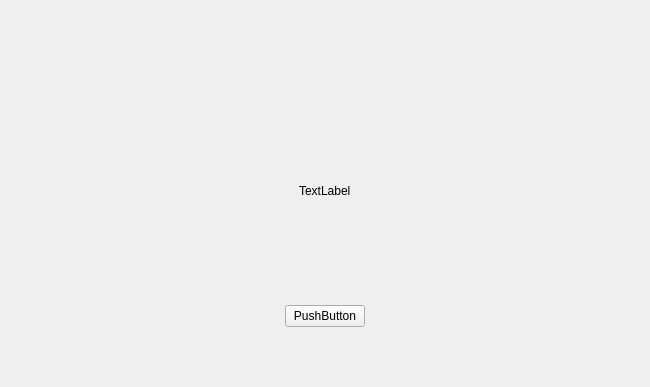
<?xml version="1.0" encoding="UTF-8"?>
<ui version="4.0">
 <class>NotifyWindow</class>
 <widget class="QMainWindow" name="NotifyWindow">
  <property name="geometry">
   <rect>
    <x>0</x>
    <y>0</y>
    <width>650</width>
    <height>387</height>
   </rect>
  </property>
  <property name="minimumSize">
   <size>
    <width>0</width>
    <height>0</height>
   </size>
  </property>
  <property name="maximumSize">
   <size>
    <width>2560</width>
    <height>1600</height>
   </size>
  </property>
  <property name="windowTitle">
   <string>NotifyWindow</string>
  </property>
  <widget class="QWidget" name="centralWidget">
   <layout class="QGridLayout" name="gridLayout_3">
    <item row="0" column="4">
     <spacer name="verticalSpacer_7">
      <property name="orientation">
       <enum>Qt::Vertical</enum>
      </property>
      <property name="sizeHint" stdset="0">
       <size>
        <width>20</width>
        <height>100</height>
       </size>
      </property>
     </spacer>
    </item>
    <item row="3" column="1">
     <layout class="QGridLayout" name="gridLayout">
      <item row="0" column="1">
       <spacer name="verticalSpacer">
        <property name="orientation">
         <enum>Qt::Vertical</enum>
        </property>
        <property name="sizeHint" stdset="0">
         <size>
          <width>20</width>
          <height>40</height>
         </size>
        </property>
       </spacer>
      </item>
      <item row="1" column="0">
       <spacer name="horizontalSpacer_3">
        <property name="orientation">
         <enum>Qt::Horizontal</enum>
        </property>
        <property name="sizeHint" stdset="0">
         <size>
          <width>40</width>
          <height>20</height>
         </size>
        </property>
       </spacer>
      </item>
      <item row="1" column="1">
       <widget class="QPushButton" name="pushButton">
        <property name="text">
         <string>PushButton</string>
        </property>
       </widget>
      </item>
      <item row="1" column="2">
       <spacer name="horizontalSpacer_4">
        <property name="orientation">
         <enum>Qt::Horizontal</enum>
        </property>
        <property name="sizeHint" stdset="0">
         <size>
          <width>40</width>
          <height>20</height>
         </size>
        </property>
       </spacer>
      </item>
      <item row="2" column="1">
       <spacer name="verticalSpacer_3">
        <property name="orientation">
         <enum>Qt::Vertical</enum>
        </property>
        <property name="sizeHint" stdset="0">
         <size>
          <width>18</width>
          <height>28</height>
         </size>
        </property>
       </spacer>
      </item>
     </layout>
    </item>
    <item row="2" column="4">
     <spacer name="horizontalSpacer_6">
      <property name="orientation">
       <enum>Qt::Horizontal</enum>
      </property>
      <property name="sizeHint" stdset="0">
       <size>
        <width>114</width>
        <height>20</height>
       </size>
      </property>
     </spacer>
    </item>
    <item row="0" column="0">
     <spacer name="verticalSpacer_6">
      <property name="orientation">
       <enum>Qt::Vertical</enum>
      </property>
      <property name="sizeHint" stdset="0">
       <size>
        <width>20</width>
        <height>100</height>
       </size>
      </property>
     </spacer>
    </item>
    <item row="0" column="1">
     <spacer name="verticalSpacer_5">
      <property name="orientation">
       <enum>Qt::Vertical</enum>
      </property>
      <property name="sizeHint" stdset="0">
       <size>
        <width>20</width>
        <height>100</height>
       </size>
      </property>
     </spacer>
    </item>
    <item row="3" column="4">
     <spacer name="horizontalSpacer_8">
      <property name="orientation">
       <enum>Qt::Horizontal</enum>
      </property>
      <property name="sizeHint" stdset="0">
       <size>
        <width>195</width>
        <height>20</height>
       </size>
      </property>
     </spacer>
    </item>
    <item row="2" column="0">
     <spacer name="horizontalSpacer_5">
      <property name="orientation">
       <enum>Qt::Horizontal</enum>
      </property>
      <property name="sizeHint" stdset="0">
       <size>
        <width>195</width>
        <height>20</height>
       </size>
      </property>
     </spacer>
    </item>
    <item row="3" column="0">
     <spacer name="horizontalSpacer_7">
      <property name="orientation">
       <enum>Qt::Horizontal</enum>
      </property>
      <property name="sizeHint" stdset="0">
       <size>
        <width>195</width>
        <height>20</height>
       </size>
      </property>
     </spacer>
    </item>
    <item row="2" column="1">
     <layout class="QGridLayout" name="gridLayout_2">
      <item row="1" column="1">
       <widget class="QLabel" name="label">
        <property name="text">
         <string>TextLabel</string>
        </property>
       </widget>
      </item>
      <item row="2" column="1">
       <spacer name="verticalSpacer_4">
        <property name="orientation">
         <enum>Qt::Vertical</enum>
        </property>
        <property name="sizeHint" stdset="0">
         <size>
          <width>20</width>
          <height>40</height>
         </size>
        </property>
       </spacer>
      </item>
      <item row="1" column="0">
       <spacer name="horizontalSpacer_2">
        <property name="orientation">
         <enum>Qt::Horizontal</enum>
        </property>
        <property name="sizeHint" stdset="0">
         <size>
          <width>40</width>
          <height>20</height>
         </size>
        </property>
       </spacer>
      </item>
      <item row="1" column="2">
       <spacer name="horizontalSpacer">
        <property name="orientation">
         <enum>Qt::Horizontal</enum>
        </property>
        <property name="sizeHint" stdset="0">
         <size>
          <width>40</width>
          <height>20</height>
         </size>
        </property>
       </spacer>
      </item>
      <item row="0" column="1">
       <spacer name="verticalSpacer_2">
        <property name="orientation">
         <enum>Qt::Vertical</enum>
        </property>
        <property name="sizeHint" stdset="0">
         <size>
          <width>20</width>
          <height>40</height>
         </size>
        </property>
       </spacer>
      </item>
     </layout>
    </item>
   </layout>
  </widget>
 </widget>
 <layoutdefault spacing="6" margin="11"/>
 <resources/>
 <connections/>
</ui>
